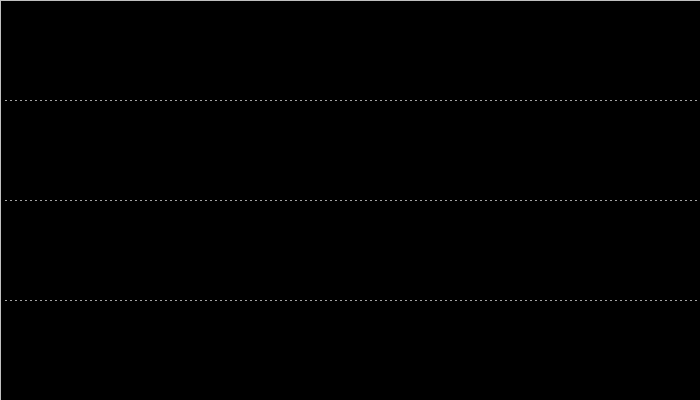
Frame 1 (no input)
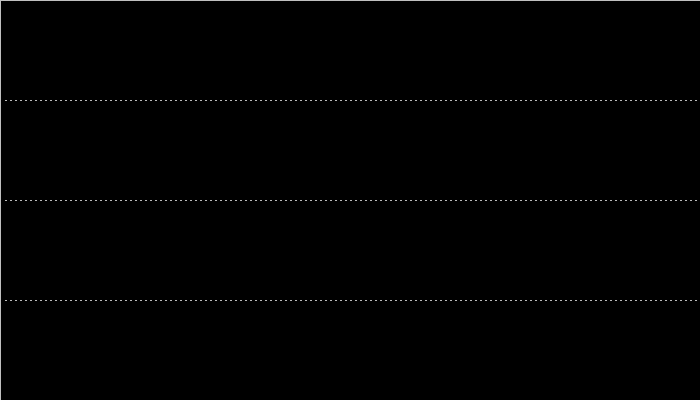
Frame 60 (the mouse pressed at the canvas centre just before this capture)
Frame 120 (the mouse held since frame 60 and released just before this capture): identical to frame 60, image omitted

The Processing sketch that drew these frames (run headless with seeded random() and noise(); from frame 60 on, the mouse is pressed at the canvas centre):

// Processing sketch: processing_36096
// ── processing_36096.pde

int noLines = 3;
int noPart = 140;

float a = 1;
float speeds[] = { 2,3,2}; 
float restLine[]= { 100,200,300};
float disp[] = { 0,0,0};

boolean mousemoving;

void setup() {
  size(700,400); 
  background(0); 
  stroke(192,192,192);

}



void draw() {
  ///this makes the particles fade
  fill (0,45);
  rect(0,0,700,400);
  
//// makes them move to the mouse and go back to rest
  if (mousemoving) {
    for (int i = 0; i < noLines; i++) {
      speeds[i] = speeds[i]*a;
      
      if (restLine[i]+disp[i] < mouseY) {
        disp[i] += speeds[i];
      }
      if (restLine[i]+disp[i] > mouseY) {
        disp[i] -= speeds[i];
      }
    }
  }else{
    
     speeds[0] = speeds[0]*a;
     speeds[1] = speeds[1]*a;
     speeds[2] = speeds[2]*a;
    for (int i = 0; i < noLines; i++) {
      if(disp[i] < 0) {
        disp[i] += speeds[i];

      }
      if (disp[i] > 0) {
        disp[i] -= speeds[i];
      }
    }
  }

  // this draws the lines
  
  
    for (int i = 0; i < noLines; i++) {
     for (int k = 1; k <= noPart; k++){
      //line( (width/noPart)*k, restLine[i]+(disp[i]/700)*mouseX, (width/noPart)*k + 1, restLine[i]+(disp[i]/700)*mouseX);
     float distMousePoint = dist(mouseX,mouseY*(noPart/noPart), width/noPart*k, restLine[i]+(disp[i]/700)*mouseX);
     
      float dist_to_point = dist(mouseX, mouseY, width/noPart*k, restLine[i]+(disp[i]/700)*mouseX);
      line( (width/noPart)*k, restLine[i]+(disp[i]/400)*(500-dist_to_point), (width/noPart)*k + 1, restLine[i]+(disp[i]/400)*(500-dist_to_point));

     
//line( (width/noPart)*k, restLine[i]+(disp[i]/700)*distMousePoint , (width/noPart)*k + 1, restLine[i]+(disp[i]/700)*distMousePoint );
  }
   }
  
  //this resets mouse moving 
  if (mousemoving){
     speeds[0] = 1;
     speeds[1] = 1;
     speeds[2] = 1;
  }
  mousemoving = false;
  
}

void mouseMoved() {
  mousemoving = true;
  //changes speeds acording to mouses position
   if (mouseY <= height/ noLines && mouseY >= 0){
     speeds[0] = 2;
     speeds[1] = 1;
     speeds[2] = 0;
   }
   if (mouseY <= (height/ noLines)*2 && mouseY > height/ noLines){
     speeds[0] = 1;
     speeds[1] = 2;
     speeds[2] = 1;
   }
   if (mouseY <= (height/ noLines)*3 && mouseY > (height/ noLines)*2){
     speeds[0] = 0;
     speeds[1] = 1;
     speeds[2] = 2;
   }
}
